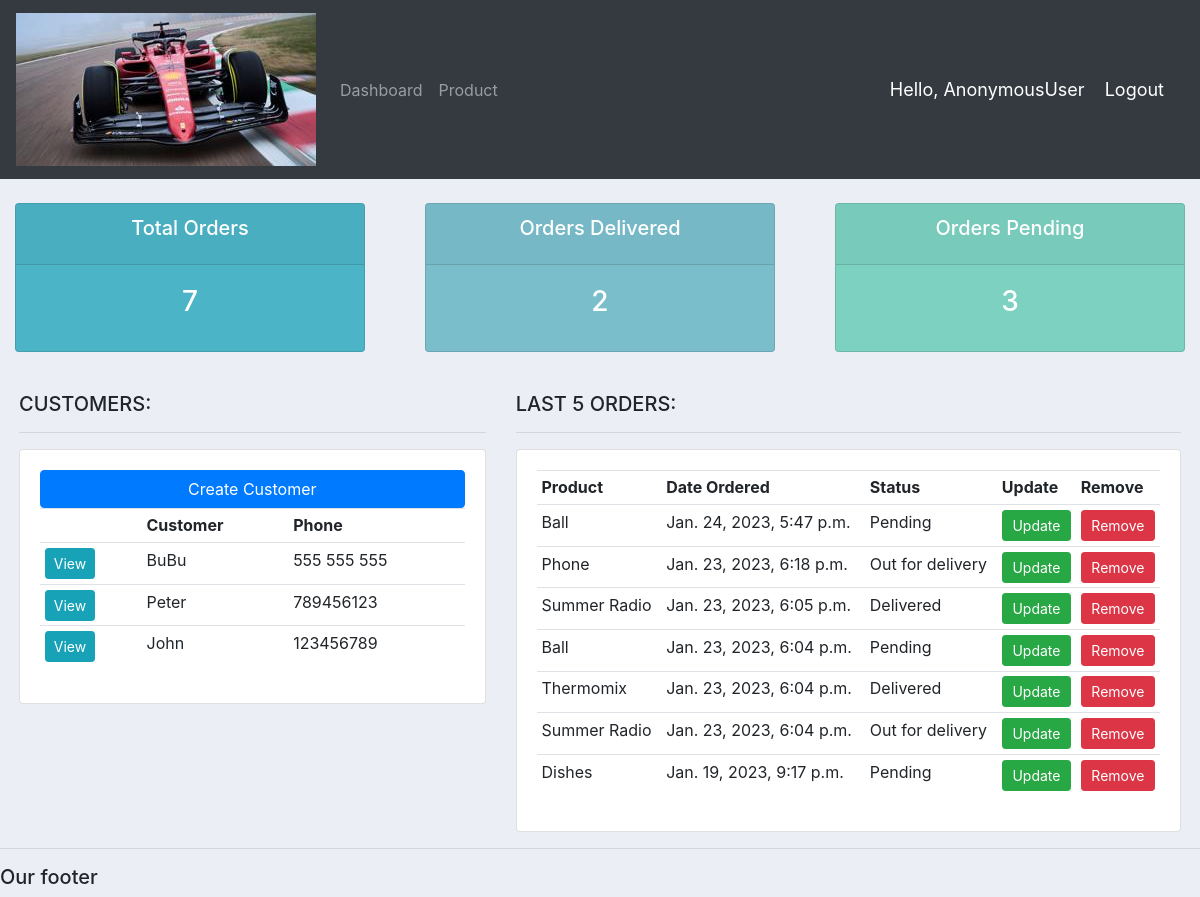
The app's page /, older data.
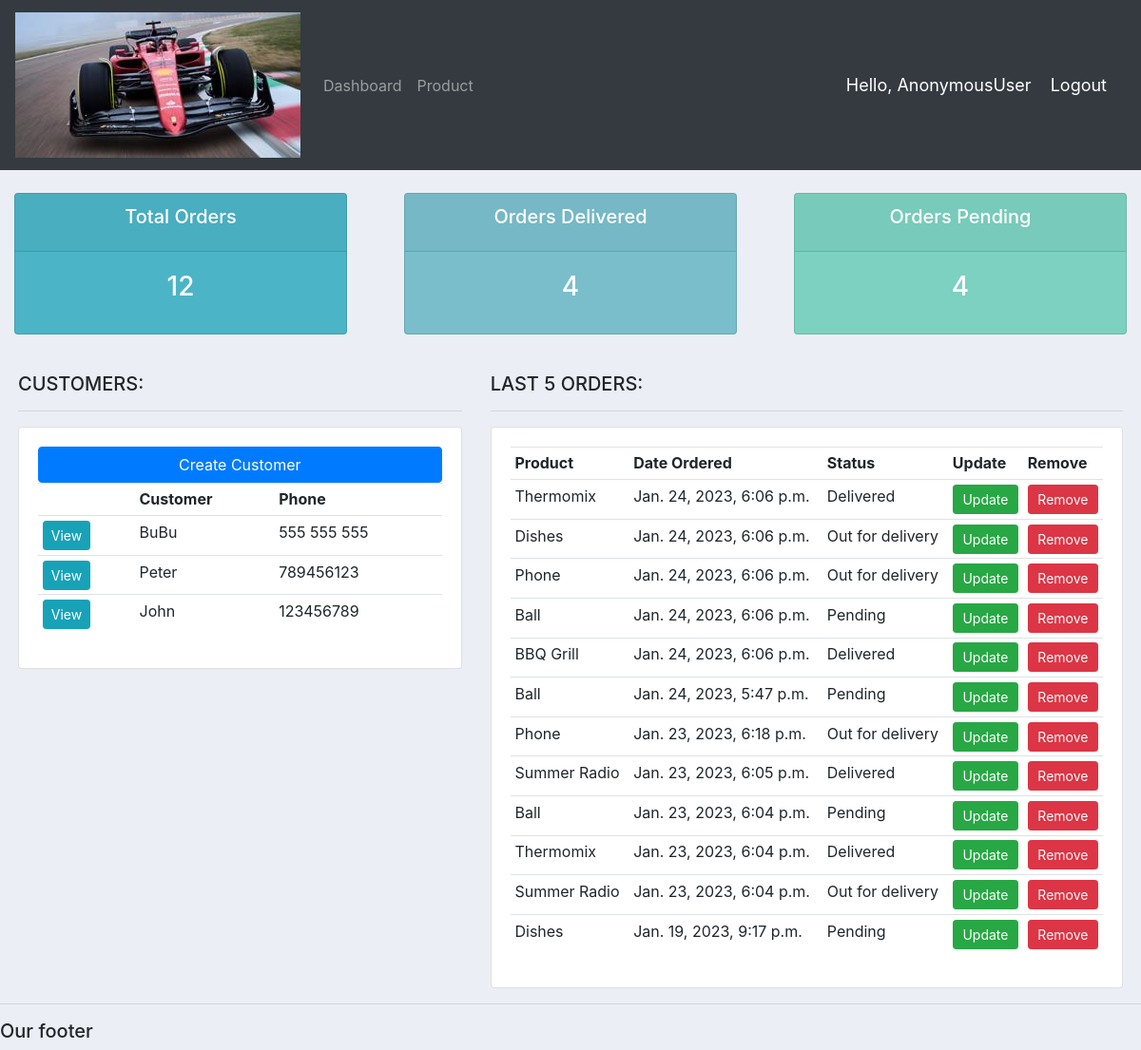
The same page, newer data.
### accounts/models.py (models this page shows, shortened)
class Customer(models.Model):
    name = models.CharField(max_length=200, null=True)
    phone = models.CharField(max_length=200, null=True)
    email = models.CharField(max_length=200, null=True)
    date_created = models.DateTimeField(auto_now_add=True, null=True)

class Order(models.Model):
    STATUS = (
        ('Pending', 'Pending'), #(A,B) - A -> Value to be set, B -> value seen in the list
        ('Out for delivery', 'Out for delivery'),
        ('Delivered', 'Delivered'),
    )
    customer = models.ForeignKey(Customer, null=True, on_delete= models.SET_NULL)
    product = models.ForeignKey(Product, null=True, on_delete= models.SET_NULL)
    status = models.CharField(max_length=200, null=True, choices=STATUS)
    date_created = models.DateTimeField(auto_now_add=True, null=True)
    note = models.CharField(max_length=1000, null=True)

class Product(models.Model):
    CATEGORY = (
        ('Indoor', 'Indoor'),
        ('Outdoor', 'Outdoor'),
    )
    name = models.CharField(max_length=200, null=True)
    price = models.FloatField(null=True)
    category = models.CharField(max_length=200, null=True, choices=CATEGORY)
    description = models.CharField(max_length=200, null=True)
    tags = models.ManyToManyField(Tag)
    date_created = models.DateTimeField(auto_now_add=True, null=True)
    def __str__(self):
        return self.name

### accounts/views.py (the view)
# urls.py: path('', views.home, name="crm-home"),
def home(request):
    customers = Customer.objects.all()
    orders = Order.objects.all().order_by('-id')
    total_customers = customers.count()
    total_orders = orders.count()
    delivered = orders.filter(status = 'Delivered').count()
    pending = orders.filter(status = 'Pending').count()
    context = {
        'customers': customers,
        'orders': orders,
        'total_customers': total_customers,
        'total_orders': total_orders,
        'delivered': delivered,
        'pending': pending,
         }
    return render(request, 'accounts/dashboard.html', context)

### accounts/templates/accounts/dashboard.html
{% extends 'accounts/main.html' %}
{% block content %}
{% include 'accounts/status.html' %}
<br>
<div class="row mr-1 ml-1">
    <div class="col-md-5">
        <h5> CUSTOMERS: </h5>
        <hr>
        <div class="card card-body">
            <a class="btn btn-primary btn sm btn-block" href="#"> Create Customer </a>
            <table class="table table-sm">
                <tr>
                    <th></th>
                    <th>Customer</th>
                    <th>Phone</th>
                </tr>
                {% for customer in customers %}
                <tr>
                    <td> <a href="{% url 'crm-customer' customer.id %}" class="btn btn-sm btn-info">View</a></td>
                    <td> {{ customer.name }} </td>
                    <td> {{ customer.phone }} </td>
                </tr>
                {% endfor %}
            </table>
        </div>
    </div>
    <div class="col-md-7">
        <h5> LAST 5 ORDERS: </h5>
        <hr>
        <div class="card card-body">
            <table class="table table-sm">
                <tr>
                    <th>Product</th>
                    <th>Date Ordered</th>
                    <th>Status</th>
                    <th>Update</th>
                    <th>Remove</th>
                </tr>
                {% for order in orders %}
                <tr>
                    <td> {{ order.product }} </td>
                    <td> {{ order.date_created }} </td>
                    <td> {{ order.status }} </td>
                    <td> <a href="{% url 'crm-update-order' order.id %}" class="btn btn-success btn-sm btn-block"> Update  </a> </td>
                    <td> <a href="{% url 'crm-delete-order' order.id %}"  class="btn btn-danger btn-sm btn-block"> Remove </a> </td>
                </tr>
                {% endfor %}
            </table>
        </div>
    </div>
</div>
{% endblock %}

### accounts/templates/accounts/main.html (shortened to what this page needs)
{% load static %}
<!DOCTYPE html>
<html>
<head>
    <link rel="stylesheet" href="https://cdn.jsdelivr.net/npm/bootstrap@4.0.0/dist/css/bootstrap.min.css">
    <link rel="stylesheet" type="text/css" href="{% static 'css/main.css' %}">
</head>
<body>
    {% include 'accounts/navbar.html' %}
    {% block content %}
    {% endblock %}
    <hr>
    <h5> Our footer </h5>
</body>
</html>

### accounts/templates/accounts/navbar.html (shortened to what this page needs)
{% load static %}
<nav class="navbar navbar-expand-lg navbar-dark bg-dark">
    <a class="navbar-brand" href="{% url 'crm-home' %}"> <img src="{% static 'images/Ferrari_2022.jpg' %}"> </a>
    <div class="collapse navbar-collapse" id="navbarNav">
      <ul class="navbar-nav">
        <li class="nav-item">
          <a class="nav-link" href="{% url 'crm-home' %}"> Dashboard </a>
        </li>
        <li class="nav-item">
            <a class="nav-link" href="{% url 'crm-product' %}"> Product </a>
          </li>
      </ul>
    </div>
    <span class="hello-msg "> Hello, {{request.user}} </span>
    <span ><a class="hello-msg " href="{% url 'crm-logout' %}"> Logout </a></span>
  </nav>

### accounts/templates/accounts/status.html
<br>
<div class="row">
    <div class="col">
        <div class="col-md">
            <div class="card text-center text-white mb-3" id="total-orders">
                <div class ="card-header">
                    <h5 class="card-title"> Total Orders </h5>
                </div>
                <div class="card-body">
                    <h3 class="card-title">{{ total_orders }}</h3>
                </div>
            </div>
        </div>
    </div>
    <div class="col">
        <div class="col-md">
            <div class="card text-center text-white mb-3" id="orders-delivered">
                <div class ="card-header">
                    <h5 class="card-title"> Orders Delivered </h5>
                </div>
                <div class="card-body">
                    <h3 class="card-title">{{ delivered }}</h3>
                </div>
            </div>
        </div>
    </div>
    <div class="col">
        <div class="col-md">
            <div class="card text-center text-white mb-3" id="orders-pending">
                <div class ="card-header">
                    <h5 class="card-title"> Orders Pending </h5>
                </div>
                <div class="card-body">
                    <h3 class="card-title"> {{ pending }}</h3>
                </div>
            </div>
        </div>
    </div>
</div>

### static/css/main.css (style rules this page uses)
body { background-color: #ebeff5; }
#total-orders { background-color: #4cb4c7; }
#orders-delivered { background-color: #7abecc; }
#orders-pending { background-color: #7cd1c0; }

### accounts/templates/accounts/navbar.html (style rules this page uses)
.hello-msg { font-size: 18px; color: #fff; margin-right: 20px; }

Row changes from the older to the newer data that the page shows:
added Order: product "Thermomix", date_created "Jan. 24, 2023, 6:06 p.m.", status "Delivered"
added Order: product "Dishes", date_created "Jan. 24, 2023, 6:06 p.m.", status "Out for delivery"
added Order: product "Phone", date_created "Jan. 24, 2023, 6:06 p.m.", status "Out for delivery"
added Order: product "Ball", date_created "Jan. 24, 2023, 6:06 p.m.", status "Pending"
added Order: product "BBQ Grill", date_created "Jan. 24, 2023, 6:06 p.m.", status "Delivered"
Text that changed along with them:
{{ total_orders }}: "7" → "12"
{{ delivered }}: "2" → "4"
{{ pending }}: "3" → "4"
